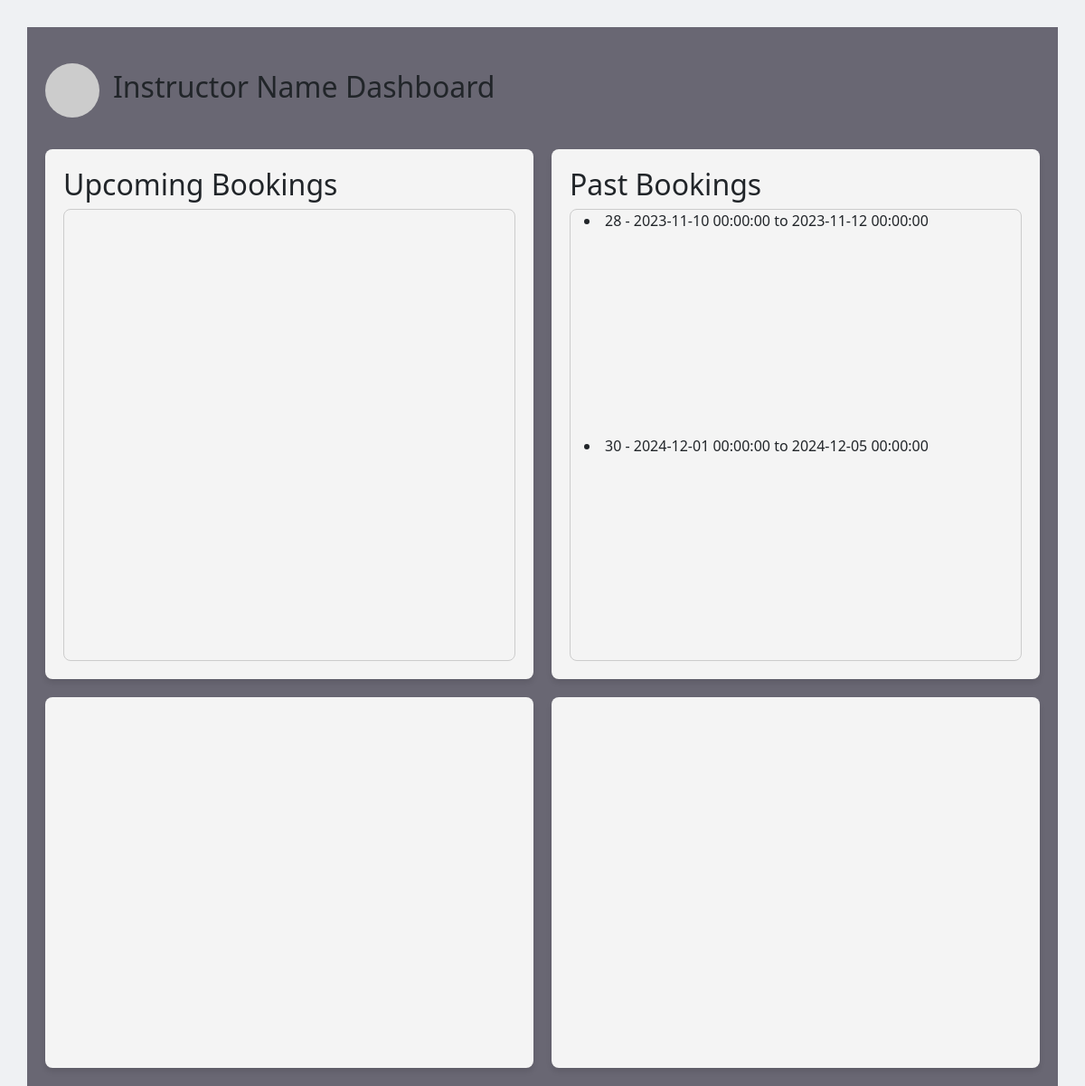
Screenshot of /userDashboard.php with the database file from the repository.
### tables this page shows
CREATE TABLE `bookings` (
  `Booking_ID` int(11) NOT NULL,
  `user_ID` int(11) NOT NULL,
  `Room_ID` int(11) NOT NULL,
  `Start_Time` datetime NOT NULL,
  `End_Time` datetime NOT NULL
);

### userDashboard.php (the view, shortened to what this page needs)
<!DOCTYPE html>
<html lang="en">
<head>
    <link href="https://cdn.jsdelivr.net/npm/bootstrap@5.3.0-alpha1/dist/css/bootstrap.min.css" rel="stylesheet">
    <link rel="stylesheet" href="css/styles.css">
</head>
<body>
    <?php
    $username = "Instructor Name";
    include('database/db.php');
    $sql = "SELECT ID FROM users WHERE name = ?";
    $stmt = $pdo->prepare($sql);
    $stmt->execute([$username]);
    $userID = $stmt->fetch();
    $sql = "SELECT Room_ID, Start_Time, End_Time FROM bookings WHERE user_ID = ? AND Start_Time < NOW()";
    $stmt = $pdo->prepare($sql);
    $stmt->execute([$userID['ID']]);
    $pastbookings = $stmt->fetchAll();
    ?>
    <header>
        <div class="container">
            <div class="dashboard-header" style="margin-bottom: 15px;">
                <img src="https://via.placeholder.com/100" alt="User Picture" class="profile-pic">
                <h2><?php echo $username; ?> Dashboard</h2>
            </div>
            <div class="dashnoard-container">
                <div class="box" id="upcoming-bookings">
                    <h2>Upcoming Bookings</h2>
                    <div class="scrollable-container">
                    </div>
                </div>
                <div class="box" id="past-bookings">
                    <h2>Past Bookings</h2>
                    <div class="scrollable-container">
                        <?php
                        foreach ($pastbookings as $booking) {
                            $room = $booking['Room_ID'];
                            $start = $booking['Start_Time'];
                            $end = $booking['End_Time'];
                            echo "<li>{$room} - {$start} to {$end}</li>";
                        }
                        ?>
                    </div>
                </div>
                <div class="charts">
                    <div class="chart" id="most used">
                        <div class="chart-container">
                            <?php include('userRoomsUsage.php'); ?>
                        </div>
                    </div>
                    <div class="chart" id="most timing">
                        <div class="chart-container">
                            <?php include('userTimingUsage.php'); ?>
                        </div>
                    </div>
                </div>
            </div>
        </div>
    </header>
</body>
</html>

### css/styles.css (style rules this page uses)
:root { --whitish: #EFF1F3; --blue: #8ecae6; --yellow: #FED766; --balckish: #272727; --gray: #696773; --red:#a4161a; }
body { background-color: var(--whitish); }
.container { margin-top:30px; display: flex; justify-content: center; padding: 20px; background-color: var(--gray); }
.scrollable-container { display: flex; flex-wrap: wrap; justify-content: space-between; max-width: 100%; height: 500px; overflow-y: auto; padding-left: 15px; padding-right: 15px; border: 1px solid #ccc; border-radius: 8px; }

### userDashboard.php (style rules this page uses)
html, body { height: 100%; margin: 0; }
.container { min-height: 100vh; display: flex; flex-direction: column; }
.dashboard-header { display: flex; align-items: center; margin-top: 20px; }
.profile-pic { width: 60px; height: 60px; object-fit: cover; border-radius: 50%; margin-right: 15px; }
.dashnoard-container { display: flex; justify-content: space-between; gap: 20px; flex-wrap: wrap; margin-top: 20px; }
.box { background-color: #f4f4f4; padding: 20px; border-radius: 8px; box-shadow: 0 4px 6px rgba(0, 0, 0, 0.1); flex: 1 1 30%; min-width: 250px; }
.charts { display: flex; flex: 1 1 60%; flex-wrap: wrap; gap: 20px; }
.chart { background-color: #f4f4f4; padding: 20px; border-radius: 8px; box-shadow: 0 4px 6px rgba(0, 0, 0, 0.1); flex: 1 1 45%; min-width: 300px; }

### rows the page displays
bookings: Room_ID "28", Start_Time "2023-11-10 00:00:00", End_Time "2023-11-12 00:00:00"
bookings: Room_ID "30", Start_Time "2024-12-01 00:00:00", End_Time "2024-12-05 00:00:00"

### other values shown
$username "Instructor Name"
